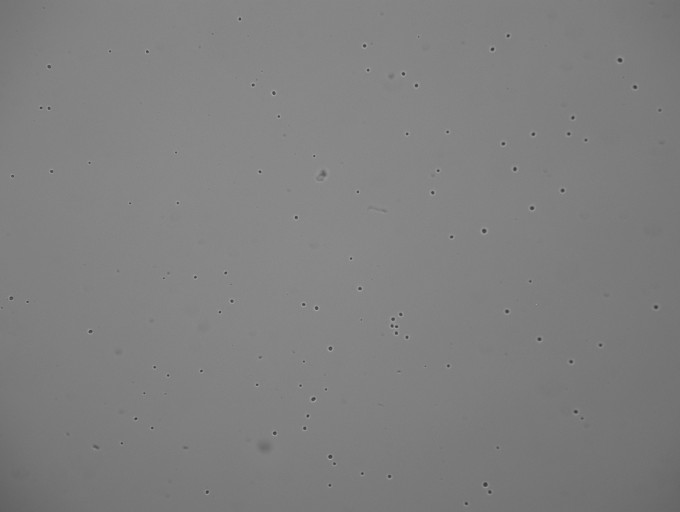
#> input picture LawlessData/R03C05/img_000000000__000.tif, 1360 x 1024 px (shown at 1/2 size)
$ python TotalArea.py R03C05/img_000000000__000.tif
#> lines starting #> are read from the running program, lines starting #| are printed output that depends on the picture; after the words box and inside, x2 and y2 are one past the last pixel; in counts of white or black regions, pixels touching at a corner belong together
############ GETTING THE TOTAL AREA OF EACH PIN OVER TIME #################

import cv2
import PIL, sys, os, numpy, random, math, re
from PIL import Image
import matplotlib.pyplot as plt

############ Functions ###################

def numericalSort(value):
    '''To sort file names numerically'''
    #Function was taken from here:
    #http://stackoverflow.com/questions/4623446/how-do-you-sort-files-numerically
    numbers = re.compile(r'(\d+)')
    parts = numbers.split(value)
    parts[1::2] = map(int, parts[1::2])
    return parts

def makeBackground(folders):
    ''' Open stack of first images from each spot and get median pixel
    intensity to get a good background lighting map '''
    example=cv2.imread(os.path.join(folders[0],"img_000000000__000.tif"),3)
    images=numpy.zeros(example.shape+(len(folders),),numpy.uint8)
    for f in xrange(len(folders)):
        currim=cv2.imread(os.path.join(folders[f],"img_000000000__000.tif"),3)
        images[:,:,:,f]=currim
    backg=numpy.median(images,axis=3)
    new_image=numpy.zeros(example.shape,numpy.uint8)
    new_image[:]=backg
    return(new_image)

def makeBorder(image,bk,DX=25,DY=25):
    '''Adds a border based on background around the image.'''
    siz=image.shape #row, column = height, width
    border_im=cv2.resize(bk,(2*DY+siz[1],2*DX+siz[0]),
                         interpolation = cv2.INTER_CUBIC)
    new_siz=border_im.shape
    border_im[DY:new_siz[0]-DY,DX:new_siz[1]-DX]=image
    return(border_im)

def totalArea(image,col):
    '''Calculates total area of colonies in that image'''
    im=cv2.imread(image,3)

    lower=numpy.array((0, 0, 0),dtype="uint8")
    upper=numpy.array((col, col, col),dtype="uint8")
    mask=cv2.inRange(im,lower,upper)
# [5 lines of commented-out code are left out]
    celldens=cv2.countNonZero(mask)
    return(celldens)

############ Main ########################

# Find all available time courses
syspath = os.path.dirname(sys.argv[0]) #current working directory
fullpath = os.path.abspath(syspath) #same as above
allobj=os.listdir(fullpath) #list of all objects in the directory

# Getting all folder names
folders=[]
for f in allobj:
    if len(f)==6 and "." not in f and f[0]=="R" and f[3]=="C" and f!='R03C03':
        folders.append(f)

# Make background
bk=makeBackground(folders)
#> in makeBackground, example is the input picture: shape (1024, 1360, 3); min 50, max 255, mean 127.5
DX=25
DY=25

##plt.figure()

all_area=numpy.zeros((len(folders), 90))
all_time=numpy.zeros((len(folders), 90))

foldercount=0
for f in folders:
    print(f)
#| R03C05
    # Find all photos in that folder
    files=os.listdir(os.path.join(fullpath,f))

    # Sort files numerically
    files=sorted(files,key=numericalSort)
#> files = ['img_000000000__000.tif']

    # Only look at tiff files in that folder
    tiffs=[]
    tiffcount=0
    for filename in files:
        if ".tif" in filename and tiffcount<90:
            tiffs.append(filename)
            tiffcount+=1
#> after the loop, tiffcount = 1; tiffs = ['img_000000000__000.tif']

    # Iterate through tiff files
    area=[]
    time=[]
    for filename in tiffs:
        # Get total area of cells in each image
        impath=os.path.join(f,filename)
        col=110
        imtim=os.path.getmtime(impath)
#> imtim = 1.8e+09
        imkernel=1
        tiffarea=totalArea(impath,col)
#> in totalArea, `mask=cv2.inRange(im,lower,upper)`:
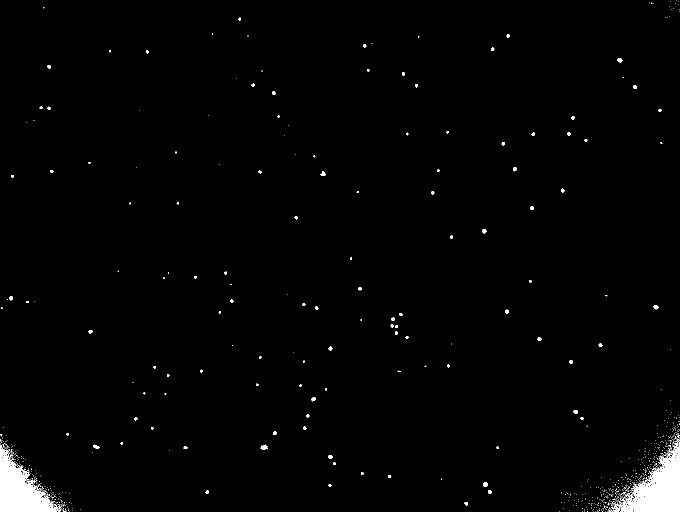
#> mask: shape (1024, 1360) (shown at 1/2 size); 1.4% white; 856 white regions (771 under 20 px), largest, box (x1, y1, x2, y2) and area: (1224, 880, 1360, 1024) 8142, (0, 890, 119, 1024) 7307, (521, 889, 536, 900) 92
#> in totalArea, `celldens=cv2.countNonZero(mask)`: celldens = 20085
#> tiffarea = 20085
        area.append(tiffarea)
        time.append(imtim)

    time=[(i-time[0])/3600 for i in time]
#> time = [0]
    all_time[foldercount,:]=time
    all_area[foldercount,:]=area
    foldercount+=1

numpy.savetxt("PopulationArea.txt",all_area,delimiter="\t")
numpy.savetxt("PopulationTime.txt",all_time,delimiter="\t")

text_file = open("PopulationFolders.txt", "w")
for item in folders:
  text_file.write("%s\n" % item)
text_file.close()
